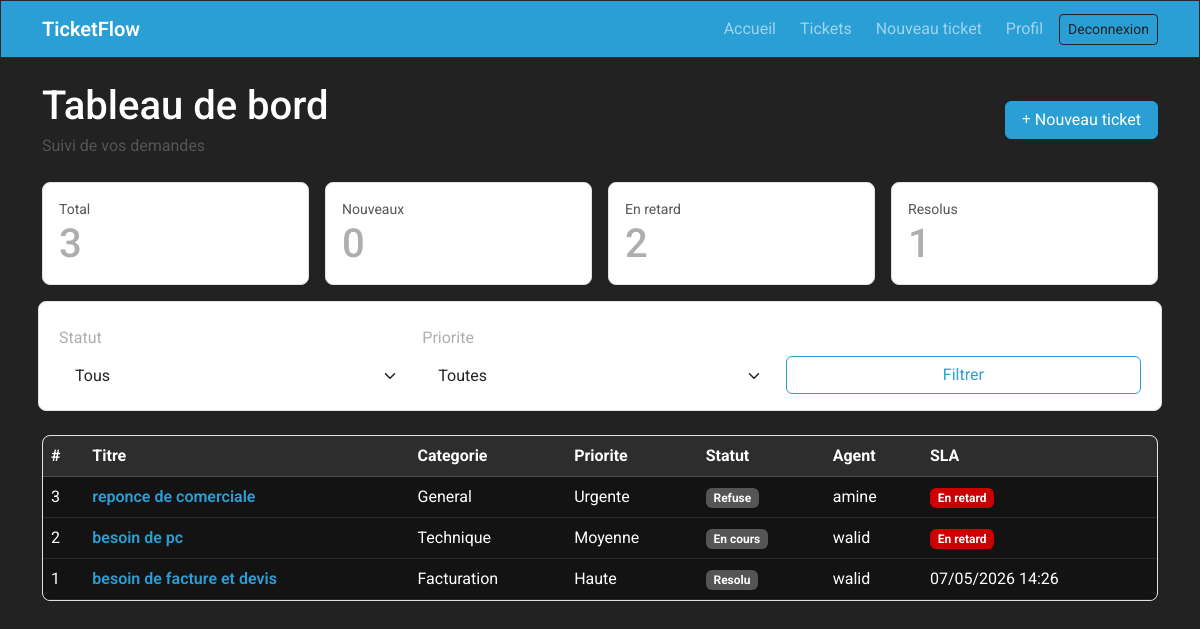
The page /tickets/?show=all (signed in) on the database its author committed.
### tickets/models.py (models this page shows, shortened)
class Ticket(models.Model):
    class Priority(models.TextChoices):
        LOW = PRIORITY_CHOICES[0]
        MEDIUM = PRIORITY_CHOICES[1]
        HIGH = PRIORITY_CHOICES[2]
        URGENT = PRIORITY_CHOICES[3]
    class Status(models.TextChoices):
        NEW = 'new', 'Nouveau'
        ACCEPTED = 'accepted', 'Accepte'
        REFUSED = 'refused', 'Refuse'
        IN_PROGRESS = 'in_progress', 'En cours'
        WAITING = 'waiting', 'En attente'
        RESOLVED = 'resolved', 'Resolu'
        CLOSED = 'closed', 'Ferme'
    title = models.CharField(max_length=200, verbose_name='Titre')
    description = models.TextField(verbose_name='Description')
    category = models.ForeignKey(Category, on_delete=models.PROTECT, related_name='tickets', verbose_name='Categorie')
    priority = models.CharField(max_length=20, choices=Priority.choices, default=Priority.MEDIUM, verbose_name='Priorite')
    status = models.CharField(max_length=20, choices=Status.choices, default=Status.NEW, verbose_name='Statut')
    created_by = models.ForeignKey(settings.AUTH_USER_MODEL, on_delete=models.CASCADE, related_name='created_tickets')
    assigned_to = models.ForeignKey(
        settings.AUTH_USER_MODEL,
        on_delete=models.SET_NULL,
        null=True,
        blank=True,
        related_name='assigned_tickets',
        limit_choices_to={'role__in': ['admin', 'agent']},
        verbose_name='Agent assigne',
    )
    estimated_resolution = models.DateTimeField(null=True, blank=True, verbose_name='Resolution estimee')
    created_at = models.DateTimeField(auto_now_add=True)
    updated_at = models.DateTimeField(auto_now=True)
    resolved_at = models.DateTimeField(null=True, blank=True)
    closed_at = models.DateTimeField(null=True, blank=True)
    class Meta:
        ordering = ('-created_at',)
        indexes = [
            models.Index(fields=['status', 'priority']),
            models.Index(fields=['assigned_to', 'status']),
        ]
    def get_absolute_url(self):
        return reverse('tickets:detail', args=[self.pk])
    @property
    def is_overdue(self):
        return self.estimated_resolution and self.estimated_resolution < timezone.now() and self.status not in {
            self.Status.RESOLVED,
            self.Status.CLOSED,
        }

class Category(models.Model):
    name = models.CharField(max_length=120, unique=True, verbose_name='Nom')
    description = models.TextField(blank=True)
    default_agent = models.ForeignKey(
        settings.AUTH_USER_MODEL,
        on_delete=models.SET_NULL,
        null=True,
        blank=True,
        related_name='default_ticket_categories',
        limit_choices_to={'role__in': ['admin', 'agent']},
        verbose_name='Agent par defaut',
    )
    class Meta:
        verbose_name = 'Categorie'
        verbose_name_plural = 'Categories'
        ordering = ('name',)
    def __str__(self):
        return self.name

### users/models.py (models this page shows)
class CustomUser(AbstractUser):
    class Role(models.TextChoices):
        ADMIN = 'admin', 'Administrateur'
        AGENT = 'agent', 'Agent de support'
        CLIENT = 'client', 'Client'
    phone = models.CharField(max_length=20, blank=True, verbose_name='Numéro')
    address = models.TextField(blank=True, verbose_name='Adresse')
    role = models.CharField(max_length=20, choices=Role.choices, default=Role.CLIENT, verbose_name='Role')
    groups = models.ManyToManyField(
        Group,
        related_name='customuser_groups',
        related_query_name='user',
        blank=True,
        verbose_name='groups',
        help_text='The groups this user belongs to.',
    )
    user_permissions = models.ManyToManyField(
        Permission,
        related_name='customuser_permissions',
        related_query_name='user',
        blank=True,
        verbose_name='user permissions',
        help_text='Specific permissions for this user.',
    )
    class Meta:
        verbose_name = 'Utilisateur'
        verbose_name_plural = 'Utilisateurs'
    def __str__(self):
        return self.username
    @property
    def is_support_admin(self):
        return self.is_superuser or self.role == self.Role.ADMIN
    @property
    def is_support_agent(self):
        return self.is_staff or self.role in {self.Role.ADMIN, self.Role.AGENT}

### tickets/views.py (the view)
# urls.py: path('', views.dashboard, name='dashboard'),
@login_required
def dashboard(request):
    tickets = Ticket.objects.select_related('category', 'created_by', 'assigned_to')
    if request.user.is_support_admin:
        return redirect('tickets:admin_dashboard')
    if request.user.is_support_agent:
        base_queue = tickets.exclude(status__in=[Ticket.Status.RESOLVED, Ticket.Status.CLOSED, Ticket.Status.REFUSED])
    else:
        base_queue = tickets.filter(created_by=request.user)
    status = request.GET.get('status')
    priority = request.GET.get('priority')
    category = request.GET.get('category')
    overdue = request.GET.get('overdue')
    show_all = request.GET.get('show') == 'all'
    queue = base_queue
    if not request.user.is_support_agent and not status and not show_all:
        queue = queue.exclude(status__in=[Ticket.Status.RESOLVED, Ticket.Status.CLOSED, Ticket.Status.REFUSED])
    if status:
        queue = queue.filter(status=status)
    if priority:
        queue = queue.filter(priority=priority)
    if category:
        queue = queue.filter(category_id=category)
    if overdue:
        queue = [ticket for ticket in queue if ticket.is_overdue]
    stats = {
        'total': base_queue.count(),
        'new': base_queue.filter(status=Ticket.Status.NEW).count(),
        'overdue': sum(1 for ticket in base_queue if ticket.is_overdue),
        'resolved': base_queue.filter(status=Ticket.Status.RESOLVED).count(),
    }
    return render(request, 'tickets/dashboard.html', {
        'tickets': queue,
        'stats': stats,
        'status_choices': Ticket.Status.choices,
        'priority_choices': Ticket.Priority.choices,
    })

### tickets/templates/tickets/dashboard.html (shortened to what this page needs)
{% extends 'base/base.html' %}
{% block content %}
<div class="d-flex flex-wrap justify-content-between align-items-center gap-3 mb-4">
    <div>
        <h1 class="h3 mb-1">Tableau de bord</h1>
        <p class="text-secondary mb-0">
            {% if user.is_support_agent %}File de traitement support{% else %}Suivi de vos demandes{% endif %}
        </p>
    </div>
    {% if not user.is_support_agent %}
        <a class="btn btn-primary" href="{% url 'tickets:create' %}">
            <i class="fa-solid fa-plus me-1"></i>Nouveau ticket
        </a>
    {% endif %}
</div>
<div class="row g-3 mb-4">
    <div class="col-6 col-lg-3">
        <a class="d-block bg-white border rounded-3 p-3 text-decoration-none" href="?show=all">
            <div class="text-secondary small">Total</div>
            <div class="h3 mb-0 text-dark">{{ stats.total }}</div>
        </a>
    </div>
    <div class="col-6 col-lg-3">
        <a class="d-block bg-white border rounded-3 p-3 text-decoration-none" href="?status=new">
            <div class="text-secondary small">Nouveaux</div>
            <div class="h3 mb-0 text-dark">{{ stats.new }}</div>
        </a>
    </div>
    <div class="col-6 col-lg-3">
        <a class="d-block bg-white border rounded-3 p-3 text-decoration-none" href="?overdue=1">
            <div class="text-secondary small">En retard</div>
            <div class="h3 mb-0 text-dark">{{ stats.overdue }}</div>
        </a>
    </div>
    <div class="col-6 col-lg-3">
        <a class="d-block bg-white border rounded-3 p-3 text-decoration-none" href="?status=resolved">
            <div class="text-secondary small">Resolus</div>
            <div class="h3 mb-0 text-dark">{{ stats.resolved }}</div>
        </a>
    </div>
</div>
<form class="row g-2 align-items-end bg-white border rounded-3 p-3 mb-4" method="get">
    <div class="col-md-4">
        <label class="form-label">Statut</label>
        <select class="form-select" name="status">
            <option value="">Tous</option>
        </select>
    </div>
    <div class="col-md-4">
        <label class="form-label">Priorite</label>
        <select class="form-select" name="priority">
            <option value="">Toutes</option>
        </select>
    </div>
    <div class="col-md-4">
        <button class="btn btn-outline-primary w-100" type="submit">Filtrer</button>
    </div>
</form>
<div class="table-responsive bg-white border rounded-3">
    <table class="table align-middle mb-0">
        <thead class="table-light">
            <tr>
                <th>#</th>
                <th>Titre</th>
                <th>Categorie</th>
                <th>Priorite</th>
                <th>Statut</th>
                <th>Agent</th>
                <th>SLA</th>
            </tr>
        </thead>
        <tbody>
            {% for ticket in tickets %}
                <tr>
                    <td>{{ ticket.id }}</td>
                    <td><a class="fw-semibold text-decoration-none" href="{{ ticket.get_absolute_url }}">{{ ticket.title }}</a></td>
                    <td>{{ ticket.category }}</td>
                    <td>{{ ticket.get_priority_display }}</td>
                    <td><span class="badge text-bg-secondary">{{ ticket.get_status_display }}</span></td>
                    <td>{{ ticket.assigned_to|default:'Non assigne' }}</td>
                    <td>
                        {% if ticket.is_overdue %}
                            <span class="badge text-bg-danger">En retard</span>
                        {% else %}
                            {{ ticket.estimated_resolution|date:'d/m/Y H:i' }}
                        {% endif %}
                    </td>
                </tr>
            {% empty %}
                <tr><td colspan="{% if user.is_support_agent %}8{% else %}7{% endif %}" class="text-center text-secondary py-4">Aucun ticket.</td></tr>
            {% endfor %}
        </tbody>
    </table>
</div>
{% endblock %}

### rows shown on the page
Ticket: id "3", title "reponce de comerciale", category "General", priority "Urgente", status "Refuse", assigned_to "amine", shows "En retard"
Ticket: id "2", title "besoin de pc", category "Technique", priority "Moyenne", status "En cours", assigned_to "walid", shows "En retard"
Ticket: id "1", title "besoin de facture et devis", category "Facturation", priority "Haute", status "Resolu", assigned_to "walid", estimated_resolution "07/05/2026 14:26"

### other values the page prints
{{ stats.total }} "3"
{{ stats.new }} "0"
{{ stats.overdue }} "2"
{{ stats.resolved }} "1"
